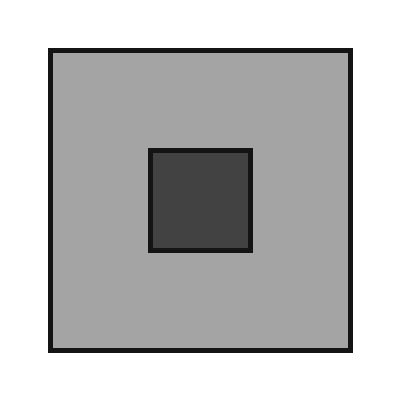
Frame 1 (no input)
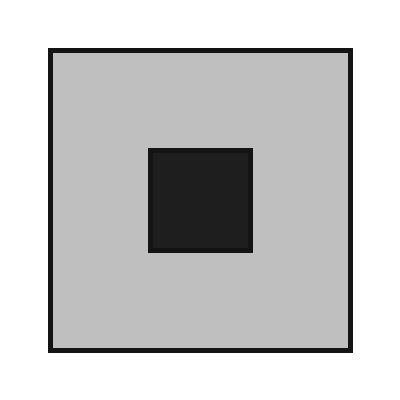
Frame 60 (the mouse pressed at the canvas centre just before this capture)
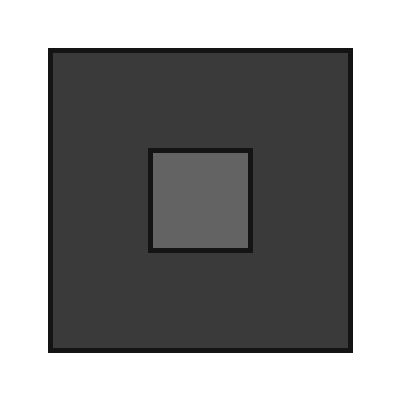
Frame 120 (the mouse held since frame 60 and released just before this capture)

The Processing sketch that drew these frames (run headless with seeded random() and noise(); from frame 60 on, the mouse is pressed at the canvas centre):

// Processing sketch: processing_114814
// ── processing_114814.pde

void setup(){
  size(400,400);
  background(255);
  
 
}
void draw(){
  
  background(255);
  stroke(20);
  strokeWeight(5);
  
  rect(150,150,100,100);
  rect(50,50,300,300);

     stroke(20);
  strokeWeight(5);
  fill(random(255));
  rect(50,50,300,300);
  fill(random(255));
  rect(150,150,100,100);
  fill(random(100));
  
  
    
  }
